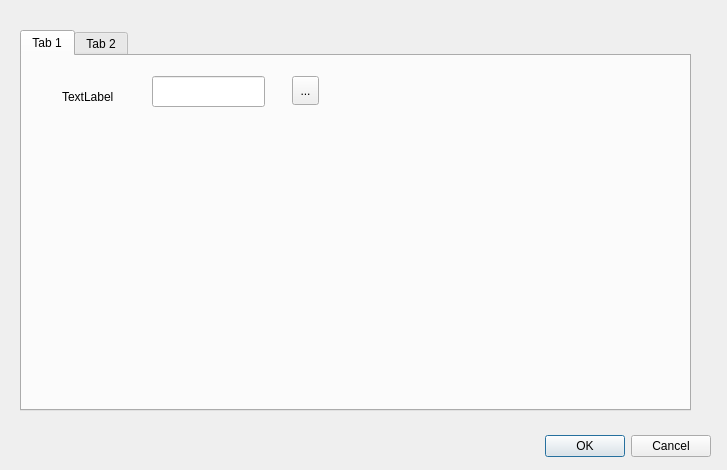
<?xml version="1.0" encoding="UTF-8"?>
<ui version="4.0">
 <class>ProjectPreferencesDialog</class>
 <widget class="QDialog" name="ProjectPreferencesDialog">
  <property name="geometry">
   <rect>
    <x>0</x>
    <y>0</y>
    <width>727</width>
    <height>470</height>
   </rect>
  </property>
  <property name="windowTitle">
   <string>Project Preferences</string>
  </property>
  <widget class="QDialogButtonBox" name="buttonBox">
   <property name="geometry">
    <rect>
     <x>370</x>
     <y>430</y>
     <width>341</width>
     <height>32</height>
    </rect>
   </property>
   <property name="orientation">
    <enum>Qt::Horizontal</enum>
   </property>
   <property name="standardButtons">
    <set>QDialogButtonBox::Cancel|QDialogButtonBox::Ok</set>
   </property>
  </widget>
  <widget class="QTabWidget" name="tabWidget">
   <property name="geometry">
    <rect>
     <x>20</x>
     <y>30</y>
     <width>671</width>
     <height>381</height>
    </rect>
   </property>
   <widget class="QWidget" name="tab">
    <attribute name="title">
     <string>Tab 1</string>
    </attribute>
    <widget class="QLabel" name="label">
     <property name="geometry">
      <rect>
       <x>40</x>
       <y>30</y>
       <width>66</width>
       <height>21</height>
      </rect>
     </property>
     <property name="text">
      <string>TextLabel</string>
     </property>
    </widget>
    <widget class="QLineEdit" name="lineEdit">
     <property name="geometry">
      <rect>
       <x>130</x>
       <y>20</y>
       <width>113</width>
       <height>31</height>
      </rect>
     </property>
    </widget>
    <widget class="QToolButton" name="toolButton">
     <property name="geometry">
      <rect>
       <x>270</x>
       <y>20</y>
       <width>27</width>
       <height>29</height>
      </rect>
     </property>
     <property name="text">
      <string>...</string>
     </property>
    </widget>
   </widget>
   <widget class="QWidget" name="tab_2">
    <attribute name="title">
     <string>Tab 2</string>
    </attribute>
   </widget>
  </widget>
 </widget>
 <resources/>
 <connections>
  <connection>
   <sender>buttonBox</sender>
   <signal>accepted()</signal>
   <receiver>ProjectPreferencesDialog</receiver>
   <slot>accept()</slot>
   <hints>
    <hint type="sourcelabel">
     <x>248</x>
     <y>254</y>
    </hint>
    <hint type="destinationlabel">
     <x>157</x>
     <y>274</y>
    </hint>
   </hints>
  </connection>
  <connection>
   <sender>buttonBox</sender>
   <signal>rejected()</signal>
   <receiver>ProjectPreferencesDialog</receiver>
   <slot>reject()</slot>
   <hints>
    <hint type="sourcelabel">
     <x>316</x>
     <y>260</y>
    </hint>
    <hint type="destinationlabel">
     <x>286</x>
     <y>274</y>
    </hint>
   </hints>
  </connection>
 </connections>
</ui>
